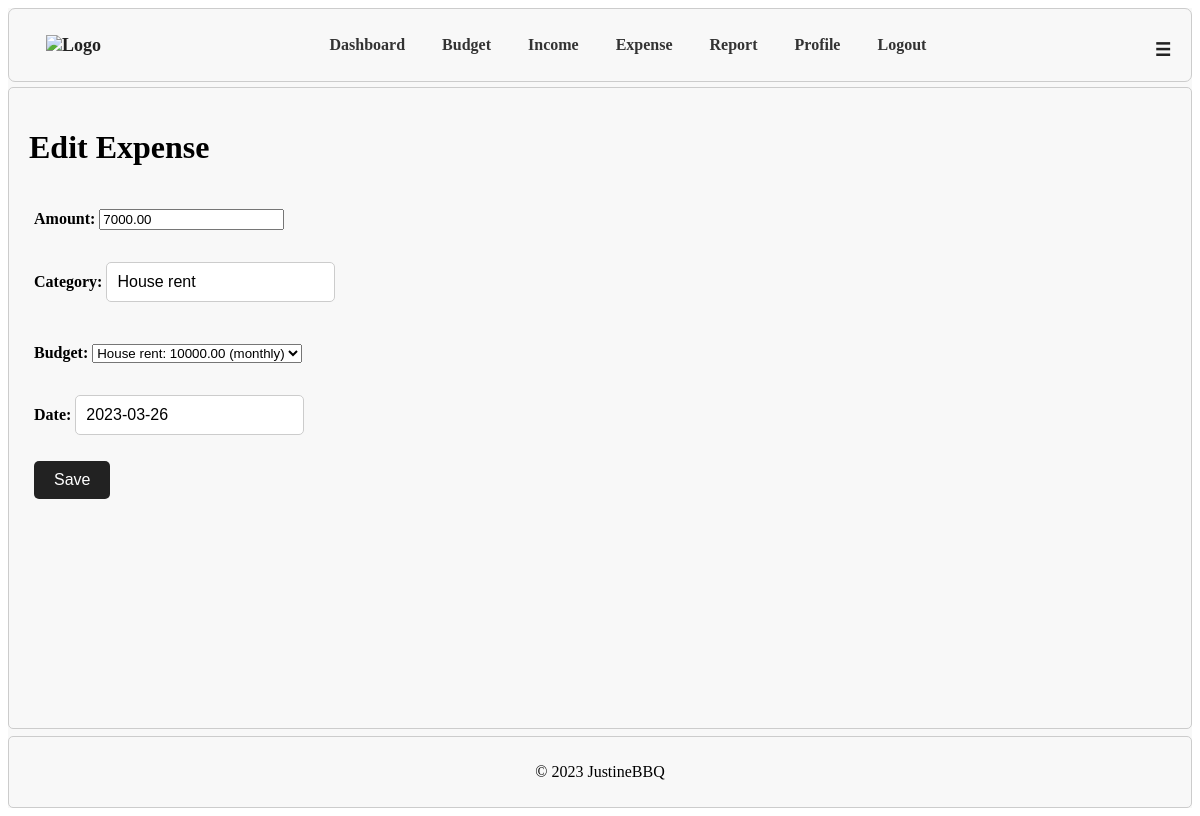
The app's page /expenses/edit/14/ (signed in) with its own data.
### app/models.py (models this page shows, shortened)
class Expense(models.Model):
    user = models.ForeignKey(User, on_delete=models.CASCADE)
    amount = models.DecimalField(max_digits=10, decimal_places=2)
    category = models.CharField(max_length=100)
    budget = models.ForeignKey(Budget, on_delete=models.CASCADE, null=True, blank=True, default=None)
    date = models.DateField()

class Budget(models.Model):
    user = models.ForeignKey(User, on_delete=models.CASCADE)
    category = models.CharField(max_length=100)
    frequency_choices = [
        ('daily', 'Daily'),
        ('weekly', 'Weekly'),
        ('monthly', 'Monthly'),
        ('yearly', 'Yearly'),
    ]
    frequency = models.CharField(max_length=10, choices=frequency_choices, default='monthly')
    amount_per_frequency = models.DecimalField(max_digits=10, decimal_places=2)
    start_date = models.DateField()
    end_date = models.DateField()
    def __str__(self):
        return f"{self.category}: {self.amount_per_frequency} ({self.frequency})"

### app/views.py (the view)
# urls.py: path('expenses/edit/<int:pk>/', edit_expense, name='edit_expense'),
@login_required
def edit_expense(request, pk):
    expense = get_object_or_404(Expense, id=pk, user=request.user)
    if request.method == 'POST':
        form = ExpenseForm(request.POST, instance=expense)
        if form.is_valid():
            form.save()
            messages.success(request, 'Expense updated successfully.')
            return redirect('expenses_list')
    else:
        form = ExpenseForm(instance=expense)
    return render(request, 'edit_expense.html', {'form': form})

### app/forms.py
class ExpenseForm(forms.ModelForm):
    class Meta:
        model = Expense
        fields = ['amount', 'category', 'budget', 'date']

### app/templates/edit_expense.html (shortened to what this page needs)
{% extends 'base.html' %}
{% block content %}
  <h1>Edit Expense</h1>
  <form method="post">
    {{ form.as_p }}
    <button type="submit">Save</button>
  </form>
{% endblock %}

### app/static/style.css (style rules this page uses)
button { background-color: #222; color: #fff; border: none; padding: 10px 20px; border-radius: 5px; font-size: 16px; cursor: pointer; max-width: min-content; }
form { margin-top: 20px; display: flex; flex-direction: column; padding: 5px; }
label { margin-bottom: 5px; font-weight: bold; }
input[type="text"], input[type="email"], textarea { padding: 10px; border: 1px solid #ccc; border-radius: 5px; margin-bottom: 10px; font-size: 16px; }

### records on screen
Expense: amount "7000.00", category "House rent", budget "House rent: 10000.00 (monthly)", date "2023-03-26"
